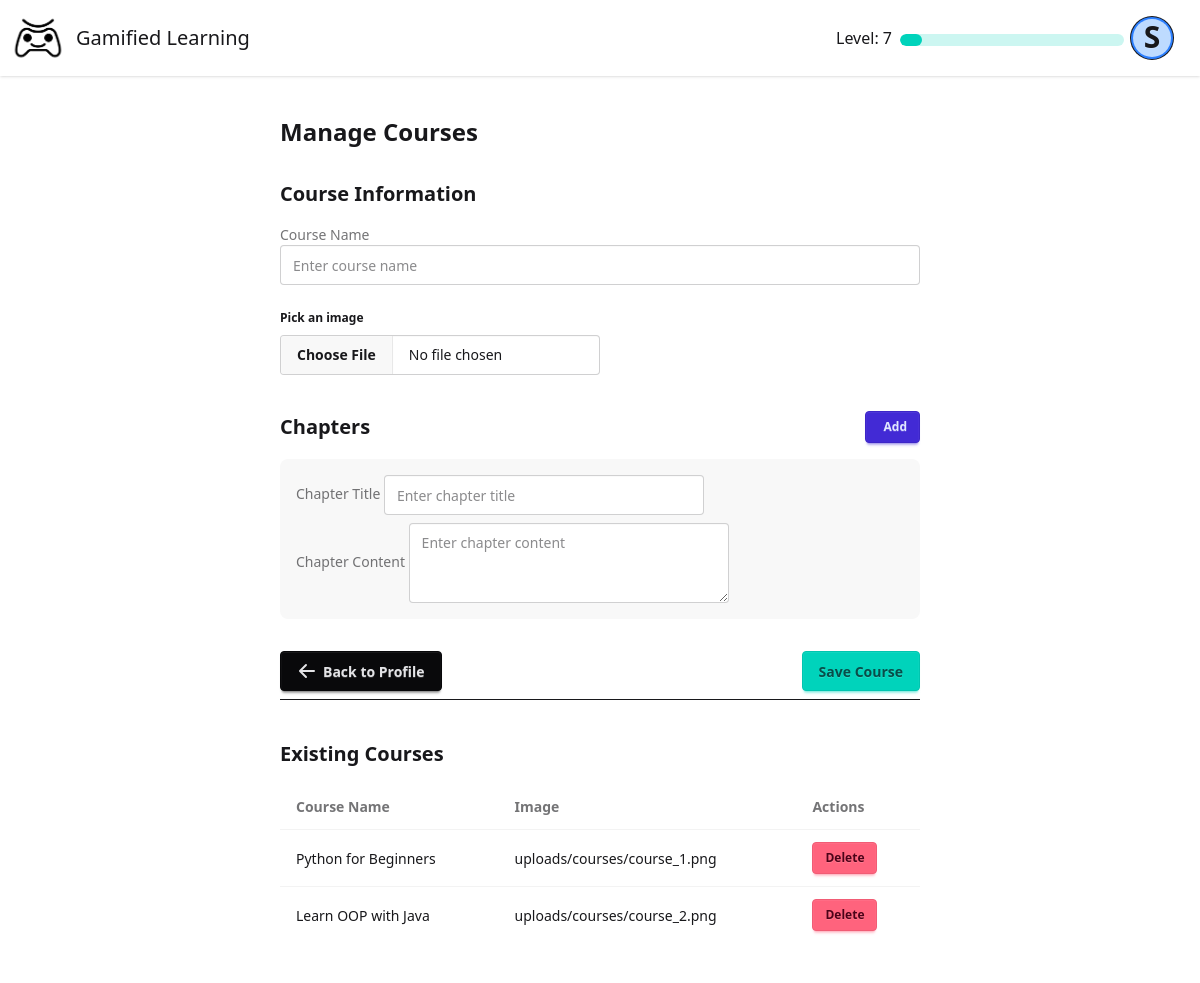
The page /admin_courses (signed in) on the database as committed earlier.
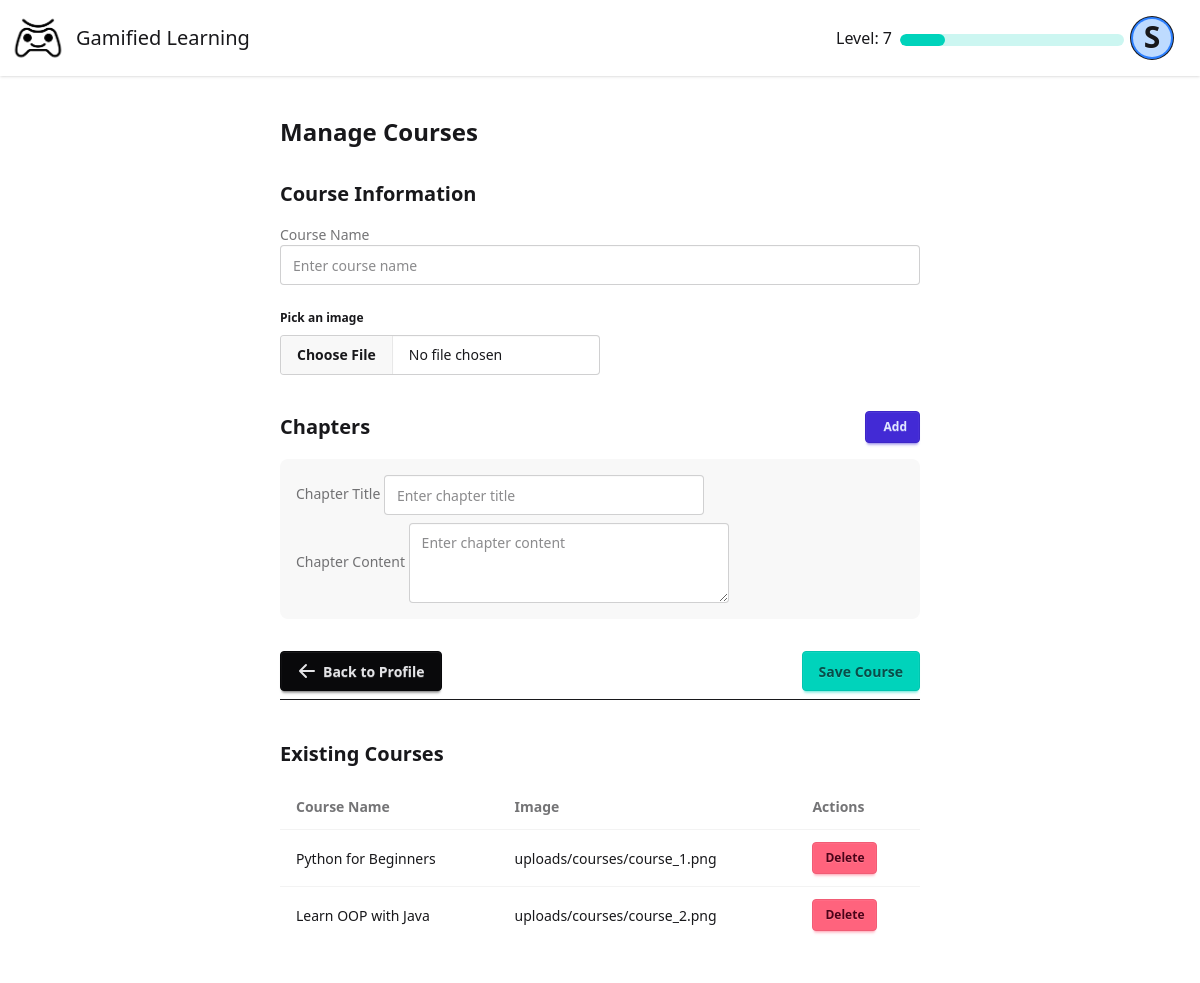
The same page on the database as committed later.
### models/models.py (models this page shows, shortened)
class User(db.Model):
    id = db.Column(db.Integer, primary_key=True)
    name = db.Column(db.String(100), nullable=False)
    username = db.Column(db.String(80), unique=True, nullable=False)
    email = db.Column(db.String(120), unique=True, nullable=False)
    stream = db.Column(db.String(20), nullable=False)
    year = db.Column(db.String(10), nullable=False)
    password = db.Column(db.String(120), nullable=False)
    points = db.Column(db.Integer, default=0)
    level = db.Column(db.Integer, default=1)
    is_admin = db.Column(db.Boolean, default=False)
    is_verified = db.Column(db.Boolean, default=False)  # Add is_verified column
    created_at = db.Column(db.DateTime, default=datetime.utcnow)
    last_login = db.Column(db.DateTime)
    courses = db.relationship('Course', secondary=user_courses, back_populates='users')
    completed_chapters = db.relationship('UserChapterProgress', back_populates='user')

### routes/admin.py (the view, shortened to what this page needs)
def admin_courses_page():
    if 'user_id' not in session:
        return redirect(url_for('login'))
    user = db.session.get(User, session['user_id'])
    if user is None:
        session.clear()
        return redirect(url_for('home'))
    courses = Course.query.all()
    return render_template('admin_courses.html', user=user, courses=courses)

### templates/admin_courses.html (shortened to what the changed rows need)
{% extends "base.html" %}
{% block content %}
    <div class="min-h-screen flex items-center justify-center p-4" style="width: 60%; position: relative; left: 50%; transform: translate(-50%, 0);">
        <div class="card w-full max-w-3xl bg-base-100 shadow-xl">
            <div class="card-body">
                <h2 class="card-title text-2xl mb-6">Manage Courses</h2>
                <div class="mt-8">
                    <div class="overflow-x-auto">
                        <table class="table w-full">
                            <thead>
                                <tr>
                                    <th>Course Name</th>
                                    <th>Image</th>
                                    <th>Actions</th>
                                </tr>
                            </thead>
                        </table>
                    </div>
                </div>
            </div>
        </div>
    </div>
{% endblock %}

### templates/base.html (shortened to what this page needs)
<!doctype html>
<html>
    <head>
        <link
            href="https://cdn.jsdelivr.net/npm/daisyui@5"
            rel="stylesheet"
            type="text/css"
        />
        <link rel="stylesheet" href="{{url_for('static',filename='dist/output.css')}}">
        <link
            href="https://cdn.jsdelivr.net/npm/daisyui@5/themes.css"
            rel="stylesheet"
            type="text/css"
        />
    </head>
    <body>
        <div class="min-h-screen flex flex-col">
            <div class="navbar bg-base-100 shadow-sm sticky top-0 z-[100]">
                <div class="flex-1">
                    <div class="flex items-center gap-2">
                        <img
                            src="/static/logo.png"
                            alt="logo"
                            class="size-15"
                        />
                        <a class="text-xl" href="/">Gamified Learning</a>
                    </div>
                </div>
                {% if 'user_id' in session %}
                <div class="flex gap-2 pr-5">
                    <p class="pt-2" style="height: min-content">
                        Level: {{ user.level }}
                    </p>
                    <progress
                        class="progress progress-accent w-56 h-3 mt-4"
                        value="{{ user.points }}"
                        max="200"
                    ></progress>
                    <div class="dropdown dropdown-end">
                        <div
                            tabindex="0"
                            role="button"
                            class="btn btn-ghost btn-circle avatar"
                        >
                            <div
                                class="w-10 rounded-full ring ring-blue ring-offset-2 ring-offset-blue-500 bg-blue-200"
                            >
                                <span class="text-3xl"
                                    >{{ user.name|first }}</span
                                >
                            </div>
                        </div>
                    </div>
                </div>
                {% else %}
                <a href="{{ url_for('login') }}" class="pr-5">Login</a>
                {% endif %}
            </div>
            <main class="flex-grow">{% block content %}{% endblock %}</main>
        </div>
    </body>
</html>

Rows that differ between the two databases and show on the page:
changed User: points 20 → 40 (drawn)
